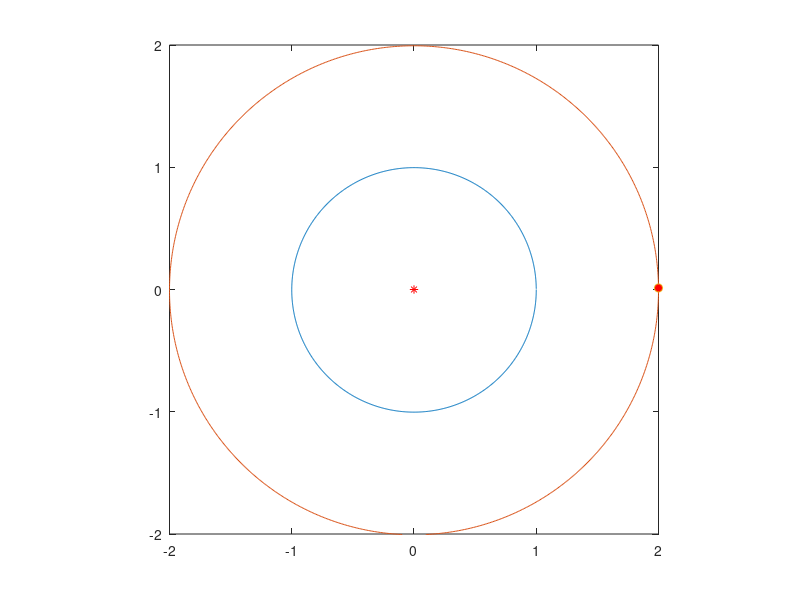

MATLAB code for this plot: (Note: this script raises an error after producing the figure.)
clear
clf

%Constants
G = 1;
M = 1;


%Variables
rad = 1;
t = 0.0;
tf = 2 * pi;
timeSteps = 1000;
dt = (2 * pi)/ timeSteps;

xsave = zeros(1, timeSteps);
ysave = zeros(1, timeSteps);

%ORBIT 1 ======================================================
x = rad;
y = 0;
u = 0;
v = sqrt((G*M)/rad);

for n = 1:timeSteps
   
    r = sqrt(x^2 + y^2);
    u = u - dt*G*M * x/r^3;
    v = v - dt*G*M * y/r^3;
    x = x + dt*u;
    y = y + dt*v;
    
    xsave(n) = x;
    ysave(n) = y;
    %plot(x,y, '-b',xsave(n),ysave(n))
    
    
    %axis equal
    %axis ([-2, 2, -2, 2])
    %drawnow
    
end

plot(0,0, 'r*',xsave,ysave)
axis equal
axis([-2, 2, -2, 2])
hold on;

%ORBIT 2 ========================================================

x = 2 * rad;
y = 0;
u = 0;
v = sqrt((G*M)/(2 * rad));
dt = (5.673 * pi)/ timeSteps;

xsave1 = zeros(1, timeSteps);
ysave1 = zeros(1, timeSteps);
for n = 1:timeSteps
   
    r = sqrt(x^2 + y^2);
    u = u - dt*G*M * x/r^3;
    v = v - dt*G*M * y/r^3;
    x = x + dt*u;
    y = y + dt*v;
    
    xsave1(n) = x;
    ysave1(n) = y;
    
    
end
plot(xsave1, ysave1)
outer = plot(xsave1(1),ysave1(1), '-o','MarkerFaceColor','red');

%TRANSFER ORBIT =================================================
x = -rad;
y = 0;
u = 0;
dt = periodTrans([1, 2], G, M) / timeSteps;
v = -(sqrt((G*M)/rad) + (sqrt(4/3)-1));
for n = 1:timeSteps
   
    r = sqrt(x^2 + y^2);
    u = u - dt*G*M * x/r^3;
    v = v - dt*G*M * y/r^3;
    x = x + dt*u;
    y = y + dt*v;
    
    xsave(n) = x;
    ysave(n) = y;
    
    
end
%plot(xsave,ysave)

p = plot(x(1),y(1),'-o','MarkerFaceColor','red');
hold on
trail = plot(x(1), y(1), 'blue');


for k = (2:length(xsave))
    if mod(k,4) == 0
    
        p.XData = xsave(k);
        p.YData = ysave(k);
        trail.XData = xsave(1:k);
        trail.YData = ysave(1:k);
        outer.XData = xsave1(k);
        outer.YData = ysave1(k);
        drawnow
    end
end


%{
x = rad;
y = 0;
u = 0;
dt = (pi * (3/2)^(3/2)) / 100;
v = sqrt((G*M)/rad) + (sqrt(4/3)-1);
for n = 1:100
   
    r = sqrt(x^2 + y^2);
    u = u - dt*G*M * x/r^3;
    v = v - dt*G*M * y/r^3;
    x = x + dt*u;
    y = y + dt*v;
    
    xsave(n) = x;
    ysave(n) = y;
    
    
    scatter(xsave(n),ysave(n))
    drawnow
    
end
%}